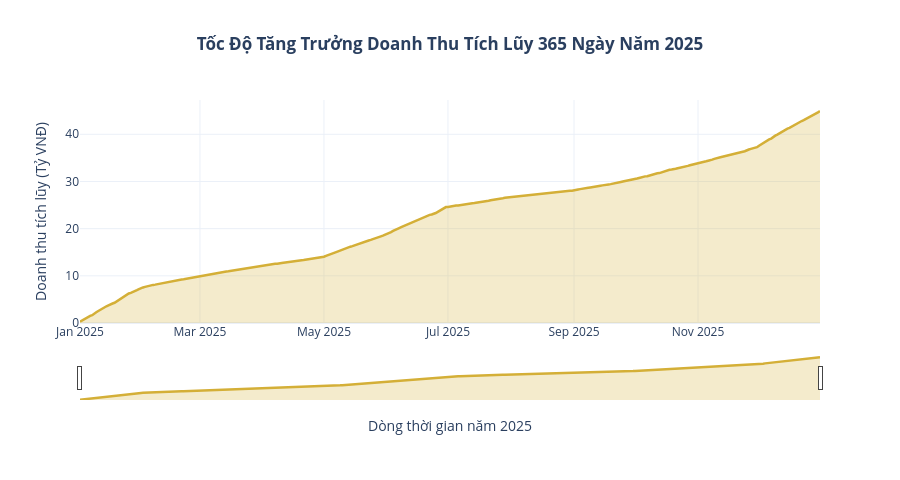

The cell this chart's notebook holds for it:
### Code cell
# Biểu đồ 2.2: Doanh Thu Tích Lũy 365 Ngày Năm 2025 (Cumulative Area Chart)
daily_revenue = df.groupby("Ngay_Ky_Hop_Dong")["Doanh_Thu_Ty"].sum().reset_index()
daily_revenue = daily_revenue.sort_values("Ngay_Ky_Hop_Dong")
daily_revenue["Luy_Ke_Ty"] = daily_revenue["Doanh_Thu_Ty"].cumsum()

fig2_2 = px.area(
    daily_revenue,
    x="Ngay_Ky_Hop_Dong",
    y="Luy_Ke_Ty",
    title="<b>Tốc Độ Tăng Trưởng Doanh Thu Tích Lũy 365 Ngày Năm 2025</b>",
    labels={"Ngay_Ky_Hop_Dong": "Ngày ký hợp đồng", "Luy_Ke_Ty": "Doanh thu tích lũy (Tỷ VNĐ)"},
    template=PLOTLY_TEMPLATE
)

fig2_2.update_traces(
    line=dict(color="#D4AF37", width=2.5),
    fillcolor="rgba(212, 175, 55, 0.25)",
    hovertemplate="Ngày: <b>%{x|%d/%m/%Y}</b><br>Doanh thu tích lũy: <b>%{y:.2f} Tỷ VNĐ</b><extra></extra>"
)

fig2_2.update_layout(
    title_x=0.5,
    height=480,
    xaxis=dict(
        title="Dòng thời gian năm 2025",
        rangeslider=dict(visible=True)  # Thanh trượt thời gian tương tác
    ),
    yaxis=dict(title="Doanh thu tích lũy (Tỷ VNĐ)")
)
fig2_2.show()

### Figure 1 — Plotly figure (JSON) as saved in the notebook; plotly's stock layout.template omitted (floating-point values rounded to 4 significant figures; data arrays with more than 128 entries replaced by an {"elided": "..."} marker saying what was removed)
{"data": [{"fillcolor": "rgba(212, 175, 55, 0.25)", "fillpattern": {"shape": ""}, "hovertemplate": "Ngày: <b>%{x|%d/%m/%Y}</b><br>Doanh thu tích lũy: <b>%{y:.2f} Tỷ VNĐ</b><extra></extra>", "legendgroup": "", "line": {"color": "#D4AF37", "width": 2.5}, "marker": {"symbol": "circle"}, "mode": "lines", "name": "", "orientation": "v", "showlegend": false, "stackgroup": "1", "type": "scatter", "x": {"elided": "365 str values"}, "xaxis": "x", "y": {"elided": "365 float values"}, "yaxis": "y"}], "layout": {"height": 480, "legend": {"tracegroupgap": 0}, "title": {"text": "<b>Tốc Độ Tăng Trưởng Doanh Thu Tích Lũy 365 Ngày Năm 2025</b>", "x": 0.5}, "xaxis": {"anchor": "y", "domain": [0.0, 1.0], "rangeslider": {"visible": true}, "title": {"text": "Dòng thời gian năm 2025"}}, "yaxis": {"anchor": "x", "domain": [0.0, 1.0], "title": {"text": "Doanh thu tích lũy (Tỷ VNĐ)"}}}}
